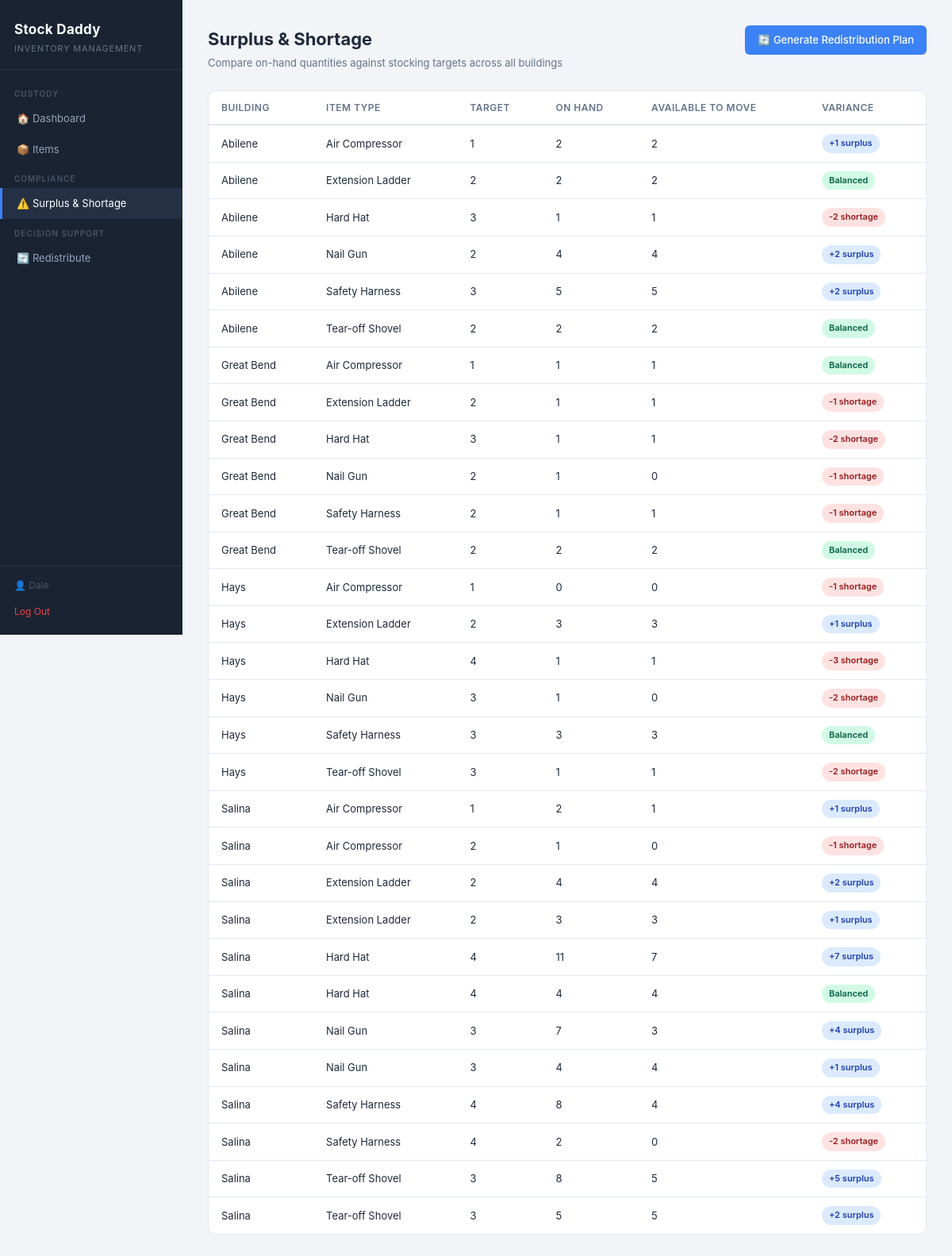
The app's page /compliance (signed in) with its own data.
### tables this page shows
CREATE TABLE building (
  building_id     INTEGER PRIMARY KEY AUTOINCREMENT,
  business_id     INTEGER NOT NULL,
  state           VARCHAR(100),
  city            VARCHAR(100),
  street_address  VARCHAR(100),
  FOREIGN KEY (business_id) REFERENCES business(business_id)
);

CREATE TABLE item_type (
  item_type_id      INTEGER PRIMARY KEY AUTOINCREMENT,
  name              VARCHAR(100) NOT NULL UNIQUE,
  description       VARCHAR(255),
  -- Cost to acquire one new unit. NULL = acquisition unavailable (c_k = inf).
  replacement_cost  DECIMAL(10,2) NULL,
  -- REQ-23. NULL = no service-life limit configured for this type (not zero).
  service_life_days INTEGER NULL,
  CONSTRAINT chk_replacement_cost_positive
    CHECK (replacement_cost IS NULL OR replacement_cost > 0),
  CONSTRAINT chk_service_life_positive
    CHECK (service_life_days IS NULL OR service_life_days > 0)
);

### app.py (the view)
@app.route("/compliance")
def compliance():
    if "user" not in session:
        return redirect(url_for("login"))
    report = db.get_compliance_report()
    return render_template("compliance.html", user=session["user"], report=report)

### db.py (called while the page is built)
def get_connection():
    conn = sqlite3.connect(DB_PATH)
    conn.execute("PRAGMA foreign_keys = ON;")
    conn.row_factory = sqlite3.Row
    return conn

### templates/compliance.html (shortened to what this page needs)
{% extends "base.html" %}
{% block body %}
<div class="app-layout">
    {% include "nav.html" %}
    <main class="main-content">
        <div class="page-header">
            <div>
                <h2>Surplus &amp; Shortage</h2>
                <p>Compare on-hand quantities against stocking targets across all buildings</p>
            </div>
            <a href="{{ url_for('redistribute') }}" class="btn btn-primary">🔄 Generate Redistribution Plan</a>
        </div>
        <div class="card">
            <table class="table">
                <thead>
                    <tr>
                        <th>Building</th>
                        <th>Item Type</th>
                        <th>Target</th>
                        <th>On Hand</th>
                        <th>Available to Move</th>
                        <th>Variance</th>
                    </tr>
                </thead>
                <tbody>
                    {% for row in report %}
                    <tr>
                        <td>{{ row.building }}</td>
                        <td>{{ row.item_type }}</td>
                        <td>{{ row.target }}</td>
                        <td>{{ row.on_hand }}</td>
                        <td>{{ row.available }}</td>
                        <td>
                            {% if row.variance > 0 %}
                                <span class="badge badge-surplus">+{{ row.variance }} surplus</span>
                            {% elif row.variance < 0 %}
                                <span class="badge badge-shortage">{{ row.variance }} shortage</span>
                            {% else %}
                                <span class="badge badge-ok">Balanced</span>
                            {% endif %}
                        </td>
                    </tr>
                    {% else %}
                    <tr>
                        <td colspan="6" class="empty-state">No compliance data available.</td>
                    </tr>
                    {% endfor %}
                </tbody>
            </table>
        </div>
    </main>
</div>
{% endblock %}

### static/css/main.css (style rules this page uses)
*, *::before, *::after { box-sizing: border-box; margin: 0; padding: 0; }
:root { --bg: #f2f4f8; --surface: #ffffff; --sidebar-bg: #1a2332; --sidebar-hover:#243044; --accent: #3b82f6; --accent-dark: #2563eb; --danger: #ef4444; --warning-bg: #fef3c7; --warning-text: #92400e; --success-bg: #d1fae5; --success-text: #065f46; --surplus-bg: #dbeafe; --surplus-text: #1e40af; --shortage-bg: #fee2e2; --shortage-text:#991b1b; --transit-bg: #ede9fe; --transit-text: #5b21b6; --text: #1e293b; --muted: #64748b; --border: #e2e8f0; --sidebar-w: 230px; }
body { font-family: -apple-system, BlinkMacSystemFont, "Segoe UI", Roboto, sans-serif; background: var(--bg); color: var(--text); font-size: 14px; line-height: 1.6; }
a { color: var(--accent); text-decoration: none; }
.app-layout { display: flex; min-height: 100vh; }
.main-content { flex: 1; padding: 32px; overflow-y: auto; min-width: 0; }
.page-header { display: flex; justify-content: space-between; align-items: flex-start; margin-bottom: 24px; gap: 16px; }
.page-header h2 { font-size: 22px; font-weight: 700; margin-bottom: 2px; }
.page-header p { color: var(--muted); font-size: 13px; }
.card { background: var(--surface); border: 1px solid var(--border); border-radius: 10px; margin-bottom: 20px; overflow: hidden; }
.table { width: 100%; border-collapse: collapse; font-size: 13px; }
.table th { text-align: left; padding: 11px 16px; border-bottom: 2px solid var(--border); color: var(--muted); font-weight: 600; font-size: 12px; text-transform: uppercase; letter-spacing: 0.5px; }
.table td { padding: 11px 16px; border-bottom: 1px solid var(--border); }
.table tbody tr:last-child td { border-bottom: none; }
.badge { display: inline-block; padding: 3px 9px; border-radius: 99px; font-size: 11px; font-weight: 600; }
.badge-ok { background: var(--success-bg); color: var(--success-text); }
.badge-surplus { background: var(--surplus-bg); color: var(--surplus-text); }
.badge-shortage { background: var(--shortage-bg); color: var(--shortage-text); }
.btn { display: inline-block; padding: 8px 16px; border-radius: 6px; border: none; cursor: pointer; font-size: 13px; font-weight: 500; text-decoration: none; transition: background 0.12s; background: var(--accent); color: #fff; white-space: nowrap; }
.btn-primary { background: var(--accent); color: #fff; }

### records on screen
building: building "Abilene", item_type "Hard Hat", target "3", on_hand "1", available "1", variance "-2"
item_type: building "Abilene", item_type "Safety Harness", target "3", on_hand "5", available "5", variance "2"
building: building "Great Bend", item_type "Air Compressor", target "1", on_hand "1", available "1", shows "Balanced"
building: building "Hays", item_type "Air Compressor", target "1", on_hand "0", available "0", variance "-1", item_type "Hard Hat", target "4", on_hand "1", available "1", variance "-3"
item_type: building "Hays", item_type "Extension Ladder", target "2", on_hand "3", available "3", variance "1"
building: building "Salina", item_type "Air Compressor", target "1", on_hand "2", available "1", variance "1", item_type "Extension Ladder", target "2", on_hand "4", available "4", variance "2"
item_type: building "Salina", item_type "Hard Hat", target "4", on_hand "11", available "7", variance "7", on_hand "4", available "4", shows "Balanced"

### other values on screen
{{ user }} "Dale"
{{ row.building }} "Abilene" "Abilene" "Abilene" "Abilene" "Great Bend" "Great Bend" "Great Bend" "Great Bend" "Great Bend" "Hays" "Hays" "Hays" "Salina" "Salina" "Salina" "Salina" "Salina" "Salina" "Salina" "Salina"
{{ row.item_type }} "Air Compressor" "Extension Ladder" "Nail Gun" "Tear-off Shovel" "Extension Ladder" "Hard Hat" "Nail Gun" "Safety Harness" "Tear-off Shovel" "Nail Gun" "Safety Harness" "Tear-off Shovel" "Air Compressor" "Extension Ladder" "Nail Gun" "Nail Gun" "Safety Harness" "Safety Harness" "Tear-off Shovel" "Tear-off Shovel"
{{ row.target }} "1" "2" "2" "2" "2" "3" "2" "2" "2" "3" "3" "3" "2" "2" "3" "3" "4" "4" "3" "3"
{{ row.on_hand }} "2" "2" "4" "2" "1" "1" "1" "1" "2" "1" "3" "1" "1" "3" "7" "4" "8" "2" "8" "5"
{{ row.available }} "2" "2" "4" "2" "1" "1" "0" "1" "2" "0" "3" "1" "0" "3" "3" "4" "4" "0" "5" "5"
{{ row.variance }} "1" "2" "1" "4" "1" "4" "5" "2"
{{ row.variance }} "-1" "-2" "-1" "-1" "-2" "-2" "-1" "-2"
